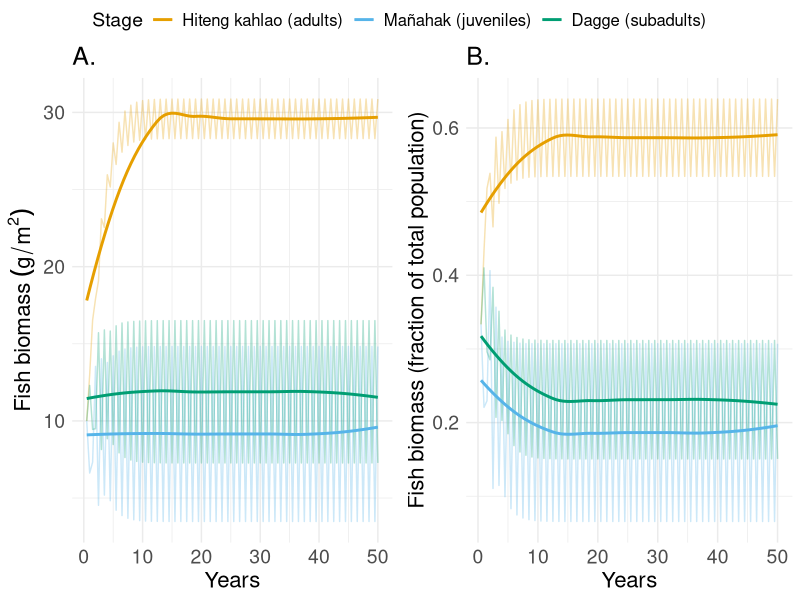
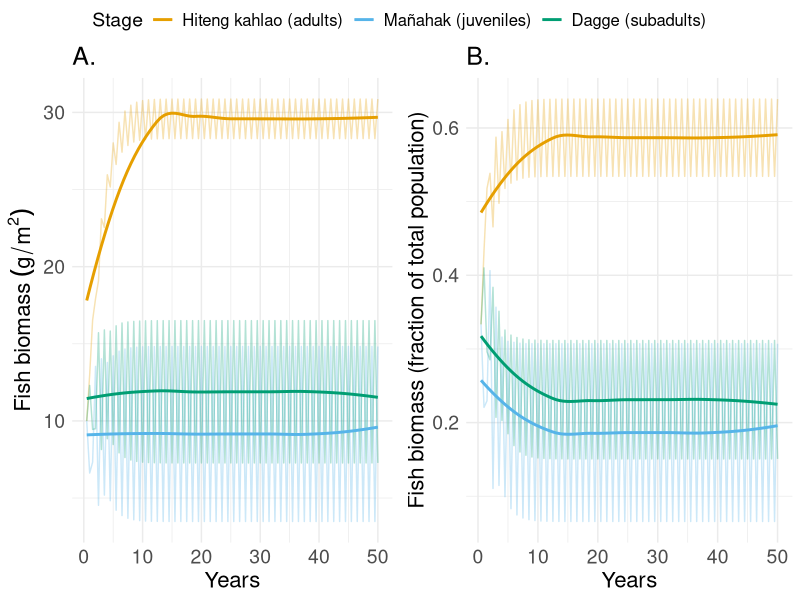

Reproduce these figures in R, in order.
library(tidyverse)
library(ggpubr)

# Define parameters

#mortality
juvenile_mortality <- 0.9 / 2
subadult_mortality <- 0.54 / 2
adult_mortality <- 0.33 / 2
juvenile_survival_rate <- 1 - juvenile_mortality
subadult_survival_rate <- 1 - subadult_mortality
adult_survival_rate <-  1 - adult_mortality

juvenile_to_subadult_rate <- 1 #0.2 # Probability of a juvenile transitioning to subadult
subadult_to_adult_rate <- 0.5 #0.2   # Probability of a subadult transitioning to adult

reproduction_rate <- 2 #0.19
reproduction_rate_2 <- 1.5 #0.03

carrying_capacity <- 68 #g/m2, in range of Friedlander and Sandin studies

#restocking
restocked_juveniles <- 0

# Fishing rates
F_instantaneous <- 0.09
F_discrete <- 1 - exp(-F_instantaneous)
F_discrete

juvenile_fishing_rate <- 0.01 #(0.09/4)/2   # Fraction of juvenile population caught by fishing per time step
adult_fishing_rate <- F_discrete/2     # Fraction of adult population caught by fishing per time step

# Initial population sizes in g/m2 - made up values
juvenile_population <- 10
subadult_population <- 10
adult_population <- 10
total_population <- juvenile_population + subadult_population + adult_population

# Number of time steps to simulate
time_steps <- 100

# Vectors to store population sizes over time
juvenile_population_over_time <- numeric(time_steps)
subadult_population_over_time <- numeric(time_steps)
adult_population_over_time <- numeric(time_steps)
total_population_over_time <- numeric(time_steps)

# Initialize population sizes
juvenile_population_over_time[1] <- juvenile_population
subadult_population_over_time[1] <- subadult_population
adult_population_over_time[1] <- adult_population
total_population_over_time[1] <- total_population


# Simulation loop
for (t in 2:time_steps) {
  # Alternate reproduction rate based on the timestep (even or odd)
  if (t %% 2 == 0) {
    current_reproduction_rate <- reproduction_rate
  } else {
    current_reproduction_rate <- reproduction_rate_2
  }
  
  # Calculate the number of juveniles, subadults, and adults in the next time step
  total_population <- juvenile_population + subadult_population + adult_population
  new_juveniles <- adult_population * current_reproduction_rate * (1 - total_population / carrying_capacity)
  surviving_juveniles <- juvenile_population * juvenile_survival_rate * (1 - juvenile_fishing_rate)
  new_subadults <- juvenile_population * juvenile_to_subadult_rate
  surviving_subadults <- subadult_population * subadult_survival_rate
  new_adults <- subadult_population * subadult_to_adult_rate
  surviving_adults <- adult_population * adult_survival_rate * (1 - adult_fishing_rate)
  
  # Update population sizes
  if (t %% 2 == 0) {
    subadult_population <- max(0, new_subadults + surviving_subadults - new_adults + restocked_juveniles)
  } else {
    subadult_population <- max(0, new_subadults + surviving_subadults - new_adults)
  }
  
  juvenile_population <- max(0, new_juveniles + surviving_juveniles - new_subadults)
  adult_population <- max(0, new_adults + surviving_adults)
  #Store
  juvenile_population_over_time[t] <- juvenile_population
  subadult_population_over_time[t] <- subadult_population
  adult_population_over_time[t] <- adult_population
  total_population_over_time[t] <- total_population
}

# Plot the results
#plot(1:time_steps, juvenile_population_over_time, type = "o", col = "blue", 
#     ylim = c(0, max(juvenile_population_over_time, subadult_population_over_time, adult_population_over_time, total_population_over_time)), 
#     xlab = "Time", ylab = "Population Size") #main = "Stage-Structured Fish Population Model with Fishing & Restocking"
#lines(1:time_steps, subadult_population_over_time, type = "o", col = "green")
#lines(1:time_steps, adult_population_over_time, type = "o", col = "red")
#lines(1:time_steps, total_population_over_time, type = "o", col = "black")
#legend("topright", legend = c("Juveniles", "Subadults", "Adults", "Total"), col = c("blue", "green", "red", "black"), lty = 1)


population_data <- data.frame(
  Time = rep(1:time_steps, 4),
  Population = c(juvenile_population_over_time, subadult_population_over_time, adult_population_over_time, total_population_over_time),
  Stage = rep(c("Juveniles", "Subadults", "Adults", "Total"), each = time_steps)
)


burnin_raw <- ggplot(population_data %>% filter(Stage != "Total"), aes(x = Time/2, y = Population, color = Stage)) +
  geom_line(alpha = 0.3) +
  geom_smooth(se = FALSE, size = 1) +
  labs(
    x = "Years",
    y = bquote("Fish biomass"~(g/m^2)),
    color = "Stage" ,
    title = "A."
    #title = "Burn in period: No restocking, \nF hiteng kahlao = 0.086/year, F mañahak = 0.02/year"
  ) +
  scale_color_manual(
    values = c("#E69F00", "#56B4E9", "#009E73"),
    labels = c("Hiteng kahlao (adults)", "Mañahak (juveniles)", "Dagge (subadults)")
  ) +
  theme_minimal() +
  theme(
    text = element_text(size = 16),
    plot.title = element_text(size = 18),
    axis.title = element_text(size = 16),
    axis.text = element_text(size = 14),
    legend.title = element_text(size = 14),
    legend.text = element_text(size = 12)
  )




#Relative to total
# Preprocess the data: add a fraction column
population_data_relative <- population_data %>%
  group_by(Time) %>%
  mutate(Fraction = Population / Population[Stage == "Total"])

# Create the plot
burnin_rel <- ggplot(population_data_relative %>% filter(Stage != "Total"), aes(x = Time/2, y = Fraction, color = Stage)) +
  # Transparent lines for raw data
  geom_line(alpha = 0.3) +
  # Solid best fit lines for each stage
  geom_smooth(se = FALSE, size = 1) +
  labs(
    x = "Years",
    y = "Fish biomass (fraction of total population)",
    color = "Stage",
    title = "B."
    #title = "Burn in period: No restocking, \nF hiteng kahlao = 0.086/year, F mañahak = 0.02/year"
  ) +
  scale_color_manual(
    values = c("#E69F00", "#56B4E9", "#009E73"), # Okabe-Ito palette
    labels = c("Hiteng kahlao (adults)", "Mañahak (juveniles)", "Dagge (subadults)")
  ) +
  theme_minimal() +
  theme(
    text = element_text(size = 16),
    plot.title = element_text(size = 18),
    axis.title = element_text(size = 16),
    axis.text = element_text(size = 14),
    legend.title = element_text(size = 14),
    legend.text = element_text(size = 12)
  )


burnin <- ggarrange(burnin_raw, burnin_rel, nrow=1, ncol=2, common.legend = TRUE)
burnin

ggsave("~/Desktop/figureS1_burnin", burnin, width=8, height=6, bg="transparent")

# Annotate with a larger title
#annotate_figure(
 # burnin,
#  top = text_grob(
#    "Burn in Period: No Restocking\nF hiteng kahlao = 0.086/year, F mañahak = 0.02/year",
#    size = 16, # Adjust size as needed
#    face = "bold" # Optional: Make the text bold
#  )
#)
